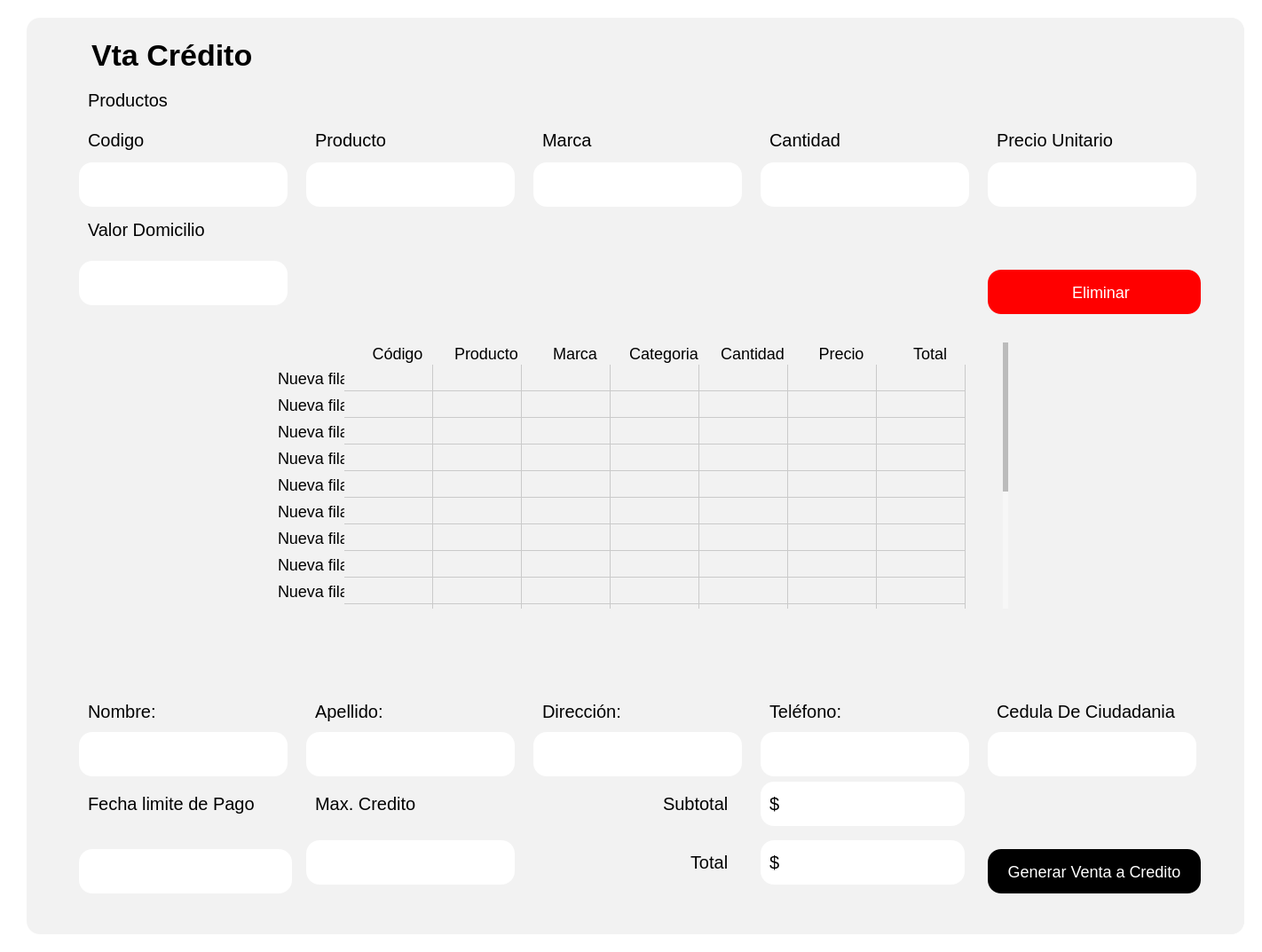
<?xml version="1.0" encoding="UTF-8"?>
<ui version="4.0">
 <class>Form</class>
 <widget class="QWidget" name="Form">
  <property name="geometry">
   <rect>
    <x>0</x>
    <y>0</y>
    <width>1422</width>
    <height>1073</height>
   </rect>
  </property>
  <property name="windowTitle">
   <string>Form</string>
  </property>
  <property name="styleSheet">
   <string notr="true">background-color: rgb(255, 255, 255);
</string>
  </property>
  <layout class="QHBoxLayout" name="horizontalLayout">
   <item>
    <widget class="QWidget" name="Contenedor" native="true">
     <property name="styleSheet">
      <string notr="true">
QPushButton {
    background-color: black; /* Fondo blanco */
    border: none; /* Sin borde ni decoración inicial */
    color:  white; /* Color del texto */
    border-radius: 15px; /* Bordes circulares */
    padding: 5px 10px; /* Espaciado interno para mejor apariencia */
	height: 40px; /* Altura del botón */
    text-align: center; /* Alinea el texto del botón a la izquierda */
    font-size: 18px; /* Tamaño de fuente */
	margin-top:20px;
}

QPushButton:hover {
    background-color: rgb(106, 106, 106); /* Gris claro al pasar el mouse */
    cursor: pointer; /* Cursor de mano al pasar sobre el botón */
}

QToolButton {
    background-color: white; /* Fondo blanco */
    border: none; /* Sin borde ni decoración inicial */
    color:  rgb(50, 50, 50); /* Color del texto */
    border-radius: 15px; /* Bordes circulares */
    padding: 5px 10px; /* Espaciado interno para mejor apariencia */
	height: 40px; /* Altura del botón */
    text-align: left; /* Alinea el texto del botón a la izquierda */
    font-size: 18px; /* Tamaño de fuente */
    cursor: pointer;
}

QToolButton:hover {
    background-color: #f2f2f2; /* Gris claro al pasar el mouse */
    cursor: pointer;
}
QLineEdit {
    background-color: rgb(255, 255, 255); /* Fondo blanco */
    border: none; /* Sin bordes visibles */
    padding: 4px; /* Espaciado interno entre el texto y los bordes */
    margin-right: 5px; /* Espaciado externo solo a la derecha */
    border-radius: 10px; /* Bordes redondeados */
    color: black; /* Texto negro */
    text-align: left; /* Texto alineado a la izquierda */
    font-size: 18px; /* Tamaño del texto */
}

/* Cuando el QLineEdit está enfocado (se está escribiendo) */
QLineEdit:focus {
    background-color: rgb(230, 230, 250); /* Color de fondo cuando el campo está activo */
    border: 1px solid rgb(0, 0, 0); /* Borde negro al estar activo */
}

QLabel {
    font-size: 20px; /* Tamaño de fuente */
    color:  black; /* Color del texto */
    margin-right: 10px; /* Espaciado a la derecha */
    padding: 5px; /* Espaciado interno */
    text-align: left; /* Alineación del texto a la izquierda */
}
QTableWidget {
    border: none;
    background-color: #ffffff; /* Fondo blanco para la tabla */
    box-shadow: 0 4px 8px rgba(0, 0, 0, 0.1); /* Sombra suave alrededor de la tabla */
}

QTableWidget::item {
    background-color: #f2f2f2; 
    border: none; 
    transition: background-color 0.3s ease; /* Suavizado de transición de color de fondo */
    pointer-events: none; /* Desactiva la interacción con las celdas (como editar) */
}

QTableWidget::item:selected {
    background-color: #aad4ff; /* Color azul claro para celdas seleccionadas */
    color: black; /* Texto negro para celdas seleccionadas */
}

QTableWidget::item:hover {
    background-color: #e6e6e6; /* Color de fondo al pasar el cursor sobre las celdas */
}

QHeaderView::section {
    border: none; 
    background-color: #f2f2f2; 
    font-weight: normal; /* No negritas */
    text-align: center; /* Centrado del texto en los encabezados */
    box-shadow: 0 2px 4px rgba(0, 0, 0, 0.1); /* Sombra suave para los encabezados */
}

QHeaderView::section:focus {
    background-color: #f2f2f2; /* Sin color de fondo cuando está en foco */
    border: none; /* Sin borde cuando está en foco */
}

QTableWidget::item:focus {
    border: none; /* Sin borde cuando las celdas tienen el foco */
    background-color: #f2f2f2; /* Mantener el fondo sin color azul */
}

QTableCornerButton::section {
    background-color: #f2f2f2; 
    border: none; 
}

QTableWidget::verticalHeader {
    background-color: #f2f2f2;
    border: none;
    font-weight: normal; /* No negritas */
}

QTableWidget::item:hover {
    background-color: #e6e6e6; /* Color de fondo al pasar el cursor sobre las celdas */
}

/* Personalización de la barra de desplazamiento */
QScrollBar:vertical {
    border: none;
    background: #f7f7f7; /* Fondo de la barra */
    width: 8px; /* Barra más delgada */
    border-radius: 4px; /* Bordes más redondeados */
}

QScrollBar::handle:vertical {
    background: #bbb; /* Fondo del control deslizante */
    min-height: 20px; /* Control deslizante más delgado */
    border-radius: 4px; /* Bordes redondeados */
    transition: background-color 0.3s ease; /* Transición suave para el cambio de color */
}

QScrollBar::handle:vertical:hover {
    background: #888; /* Color más oscuro cuando el control deslizante está siendo desplazado */
}

QScrollBar::add-line:vertical, QScrollBar::sub-line:vertical {
    border: none;
    background: #f2f2f2; /* Fondo para los botones de la barra */
    height: 0px; /* Sin altura para los botones */
}

QScrollBar:horizontal {
    border: none;
    background: #f7f7f7; /* Fondo de la barra */
    height: 8px; /* Barra más delgada */
    border-radius: 4px; /* Bordes más redondeados */
}

QScrollBar::handle:horizontal {
    background: #bbb; /* Fondo del control deslizante */
    min-width: 20px; /* Control deslizante más delgado */
    border-radius: 4px; /* Bordes redondeados */
    transition: background-color 0.3s ease; /* Transición suave para el cambio de color */
}

QScrollBar::handle:horizontal:hover {
    background: #888; /* Color más oscuro cuando el control deslizante está siendo desplazado */
}

QScrollBar::add-line:horizontal, QScrollBar::sub-line:horizontal {
    border: none;
    background: #f2f2f2; /* Fondo para los botones de la barra */
    width: 0px; /* Sin ancho para los botones */
}


</string>
     </property>
     <layout class="QHBoxLayout" name="horizontalLayout_2">
      <item>
       <widget class="QStackedWidget" name="Contenido">
        <property name="styleSheet">
         <string notr="true">margin-left:10px;
border-radius:15px;
background-color: #f2f2f2; 
</string>
        </property>
        <widget class="QWidget" name="ContenidoPage1">
         <layout class="QVBoxLayout" name="verticalLayout_2">
          <item>
           <widget class="QWidget" name="widget_3" native="true">
            <property name="styleSheet">
             <string notr="true"/>
            </property>
            <layout class="QGridLayout" name="gridLayout">
             <item row="0" column="0">
              <layout class="QGridLayout" name="gridLayout_2">
               <item row="2" column="0">
                <widget class="QLabel" name="label_3">
                 <property name="text">
                  <string>Codigo</string>
                 </property>
                </widget>
               </item>
               <item row="3" column="3">
                <widget class="QLineEdit" name="InputMarca">
                 <property name="sizePolicy">
                  <sizepolicy hsizetype="Fixed" vsizetype="Fixed">
                   <horstretch>0</horstretch>
                   <verstretch>0</verstretch>
                  </sizepolicy>
                 </property>
                 <property name="minimumSize">
                  <size>
                   <width>250</width>
                   <height>50</height>
                  </size>
                 </property>
                 <property name="maximumSize">
                  <size>
                   <width>250</width>
                   <height>50</height>
                  </size>
                 </property>
                 <property name="styleSheet">
                  <string notr="true">background-color: rgb(255, 255, 255);</string>
                 </property>
                </widget>
               </item>
               <item row="4" column="0">
                <widget class="QLabel" name="label_8">
                 <property name="text">
                  <string>Valor Domicilio</string>
                 </property>
                </widget>
               </item>
               <item row="1" column="0">
                <widget class="QLabel" name="label_30">
                 <property name="text">
                  <string>Productos</string>
                 </property>
                </widget>
               </item>
               <item row="0" column="0" alignment="Qt::AlignLeft">
                <widget class="QLabel" name="LabelVentasA">
                 <property name="styleSheet">
                  <string notr="true">#LabelVentasA {
    font-weight: bold; /* Negrita */
    font-size: 34px; /* Tamaño de fuente */
}
</string>
                 </property>
                 <property name="text">
                  <string>Vta Crédito</string>
                 </property>
                </widget>
               </item>
               <item row="2" column="3">
                <widget class="QLabel" name="label_6">
                 <property name="text">
                  <string>Marca</string>
                 </property>
                </widget>
               </item>
               <item row="5" column="6">
                <widget class="QPushButton" name="BtnEliminar">
                 <property name="styleSheet">
                  <string notr="true">
QPushButton {
    background-color: red; /* Fondo blanco */
    border: none; /* Sin borde ni decoración inicial */
    color:  white; /* Color del texto */
    border-radius: 15px; /* Bordes circulares */
    padding: 5px 10px; /* Espaciado interno para mejor apariencia */
	height: 40px; /* Altura del botón */
    text-align: center; /* Alinea el texto del botón a la izquierda */
    font-size: 18px; /* Tamaño de fuente */
	margin-top:20px;
    cursor: pointer; /* Cursor de mano al pasar sobre el botón */
}

QPushButton:hover {
    background-color: rgb(106, 106, 106); /* Gris claro al pasar el mouse */
    cursor: pointer; /* Cursor de mano al pasar sobre el botón */
}</string>
                 </property>
                 <property name="text">
                  <string>   Eliminar</string>
                 </property>
                 <property name="icon">
                  <iconset>
                   <normaloff>../../assets/iconos/eliminar.png</normaloff>../../assets/iconos/eliminar.png</iconset>
                 </property>
                 <property name="iconSize">
                  <size>
                   <width>30</width>
                   <height>30</height>
                  </size>
                 </property>
                </widget>
               </item>
               <item row="5" column="0">
                <widget class="QLineEdit" name="InputDomicilio">
                 <property name="sizePolicy">
                  <sizepolicy hsizetype="Fixed" vsizetype="Fixed">
                   <horstretch>0</horstretch>
                   <verstretch>0</verstretch>
                  </sizepolicy>
                 </property>
                 <property name="minimumSize">
                  <size>
                   <width>250</width>
                   <height>50</height>
                  </size>
                 </property>
                 <property name="maximumSize">
                  <size>
                   <width>250</width>
                   <height>50</height>
                  </size>
                 </property>
                 <property name="styleSheet">
                  <string notr="true">background-color: rgb(255, 255, 255);</string>
                 </property>
                </widget>
               </item>
               <item row="2" column="4">
                <widget class="QLabel" name="label_7">
                 <property name="text">
                  <string>Cantidad</string>
                 </property>
                </widget>
               </item>
               <item row="3" column="2">
                <widget class="QLineEdit" name="InputNombre">
                 <property name="sizePolicy">
                  <sizepolicy hsizetype="Fixed" vsizetype="Fixed">
                   <horstretch>0</horstretch>
                   <verstretch>0</verstretch>
                  </sizepolicy>
                 </property>
                 <property name="minimumSize">
                  <size>
                   <width>250</width>
                   <height>50</height>
                  </size>
                 </property>
                 <property name="maximumSize">
                  <size>
                   <width>250</width>
                   <height>50</height>
                  </size>
                 </property>
                 <property name="styleSheet">
                  <string notr="true">background-color: rgb(255, 255, 255);</string>
                 </property>
                </widget>
               </item>
               <item row="2" column="6">
                <widget class="QLabel" name="label">
                 <property name="text">
                  <string>Precio Unitario</string>
                 </property>
                </widget>
               </item>
               <item row="3" column="4">
                <widget class="QLineEdit" name="InputCantidad">
                 <property name="sizePolicy">
                  <sizepolicy hsizetype="Fixed" vsizetype="Fixed">
                   <horstretch>0</horstretch>
                   <verstretch>0</verstretch>
                  </sizepolicy>
                 </property>
                 <property name="minimumSize">
                  <size>
                   <width>250</width>
                   <height>50</height>
                  </size>
                 </property>
                 <property name="maximumSize">
                  <size>
                   <width>250</width>
                   <height>50</height>
                  </size>
                 </property>
                 <property name="styleSheet">
                  <string notr="true">background-color: rgb(255, 255, 255);</string>
                 </property>
                </widget>
               </item>
               <item row="3" column="6">
                <widget class="QLineEdit" name="InputPrecioUnitario">
                 <property name="sizePolicy">
                  <sizepolicy hsizetype="Fixed" vsizetype="Fixed">
                   <horstretch>0</horstretch>
                   <verstretch>0</verstretch>
                  </sizepolicy>
                 </property>
                 <property name="minimumSize">
                  <size>
                   <width>250</width>
                   <height>50</height>
                  </size>
                 </property>
                 <property name="maximumSize">
                  <size>
                   <width>250</width>
                   <height>50</height>
                  </size>
                 </property>
                 <property name="styleSheet">
                  <string notr="true">background-color: rgb(255, 255, 255);</string>
                 </property>
                </widget>
               </item>
               <item row="3" column="0">
                <widget class="QLineEdit" name="InputCodigo">
                 <property name="sizePolicy">
                  <sizepolicy hsizetype="Fixed" vsizetype="Fixed">
                   <horstretch>0</horstretch>
                   <verstretch>0</verstretch>
                  </sizepolicy>
                 </property>
                 <property name="minimumSize">
                  <size>
                   <width>250</width>
                   <height>50</height>
                  </size>
                 </property>
                 <property name="maximumSize">
                  <size>
                   <width>250</width>
                   <height>50</height>
                  </size>
                 </property>
                 <property name="styleSheet">
                  <string notr="true">background-color: rgb(255, 255, 255);</string>
                 </property>
                </widget>
               </item>
               <item row="2" column="2">
                <widget class="QLabel" name="label_5">
                 <property name="text">
                  <string>Producto</string>
                 </property>
                </widget>
               </item>
              </layout>
             </item>
            </layout>
           </widget>
          </item>
          <item>
           <widget class="QWidget" name="widget" native="true">
            <property name="styleSheet">
             <string notr="true"/>
            </property>
            <layout class="QVBoxLayout" name="verticalLayout_3">
             <item alignment="Qt::AlignHCenter|Qt::AlignVCenter">
              <widget class="QTableWidget" name="TablaVentasCredito">
               <property name="sizePolicy">
                <sizepolicy hsizetype="Fixed" vsizetype="Fixed">
                 <horstretch>0</horstretch>
                 <verstretch>0</verstretch>
                </sizepolicy>
               </property>
               <property name="minimumSize">
                <size>
                 <width>845</width>
                 <height>300</height>
                </size>
               </property>
               <property name="font">
                <font>
                 <family>MS Shell Dlg 2</family>
                 <pointsize>11</pointsize>
                 <weight>75</weight>
                 <bold>true</bold>
                </font>
               </property>
               <property name="styleSheet">
                <string notr="true">
QTableWidget {
    border: none;
    box-shadow: 0 4px 8px rgba(0, 0, 0, 0.1); /* Sombra suave alrededor de la tabla */
}

QTableWidget::item {
    background-color: #f2f2f2; 
    border: none; 
    font-size: 18px; /* Tamaño de letra */
    transition: background-color 0.3s ease; /* Suavizado de transición de color de fondo */
    pointer-events: none; /* Desactiva la interacción con las celdas (como editar) */
}

QTableWidget::item:selected {
    background-color: #aad4ff; /* Color azul claro para celdas seleccionadas */
    color: black; /* Texto negro para celdas seleccionadas */
}

QTableWidget::item:hover {
    background-color: #e6e6e6; /* Color de fondo al pasar el cursor sobre las celdas */
}

QHeaderView::section {
    border: none; 
    background-color: #f2f2f2; 
    font-size: 18px; /* Tamaño de letra */
    font-weight: normal; /* No negritas */
    text-align: center; /* Centrado del texto en los encabezados */
    box-shadow: 0 2px 4px rgba(0, 0, 0, 0.1); /* Sombra suave para los encabezados */
}

QHeaderView::section:focus {
    background-color: #f2f2f2; /* Sin color de fondo cuando está en foco */
    border: none; /* Sin borde cuando está en foco */
}

QTableWidget::item:focus {
    border: none; /* Sin borde cuando las celdas tienen el foco */
    background-color: #f2f2f2; /* Mantener el fondo sin color azul */
}

QTableCornerButton::section {
    background-color: #f2f2f2; 
    border: none; 
}

QTableWidget::verticalHeader {
    background-color: #f2f2f2;
    font-size: 23px;
    border: none;
    font-weight: normal; /* No negritas */
}

QTableWidget::item:hover {
    background-color: #e6e6e6; /* Color de fondo al pasar el cursor sobre las celdas */
}
/* Personalización de la barra de desplazamiento */
QScrollBar:vertical {
    border: none;
    background: #f7f7f7; /* Fondo de la barra */
    width: 8px; /* Barra más delgada */
    border-radius: 4px; /* Bordes más redondeados */
    margin: 0px 2px 0px 0px; /* Un pequeño margen para el desplazamiento */
}

QScrollBar::handle:vertical {
    background: #bbb; /* Fondo del control deslizante */
    min-height: 20px; /* Control deslizante más delgado */
    border-radius: 4px; /* Bordes redondeados */
    transition: background-color 0.3s ease; /* Transición suave para el cambio de color */
}

QScrollBar::handle:vertical:hover {
    background: #888; /* Color más oscuro cuando el control deslizante está siendo desplazado */
}

QScrollBar::add-line:vertical, QScrollBar::sub-line:vertical {
    border: none;
    background: #f2f2f2; /* Fondo para los botones de la barra */
    height: 0px; /* Sin altura para los botones */
}

QScrollBar:horizontal {
    border: none;
    background: #f7f7f7; /* Fondo de la barra */
    height: 8px; /* Barra más delgada */
    border-radius: 4px; /* Bordes más redondeados */
    margin: 0px 0px 2px 0px; /* Un pequeño margen para el desplazamiento */
}

QScrollBar::handle:horizontal {
    background: #bbb; /* Fondo del control deslizante */
    min-width: 20px; /* Control deslizante más delgado */
    border-radius: 4px; /* Bordes redondeados */
    transition: background-color 0.3s ease; /* Transición suave para el cambio de color */
}

QScrollBar::handle:horizontal:hover {
    background: #888; /* Color más oscuro cuando el control deslizante está siendo desplazado */
}
</string>
               </property>
               <row>
                <property name="text">
                 <string>Nueva fila</string>
                </property>
               </row>
               <row>
                <property name="text">
                 <string>Nueva fila</string>
                </property>
               </row>
               <row>
                <property name="text">
                 <string>Nueva fila</string>
                </property>
               </row>
               <row>
                <property name="text">
                 <string>Nueva fila</string>
                </property>
               </row>
               <row>
                <property name="text">
                 <string>Nueva fila</string>
                </property>
               </row>
               <row>
                <property name="text">
                 <string>Nueva fila</string>
                </property>
               </row>
               <row>
                <property name="text">
                 <string>Nueva fila</string>
                </property>
               </row>
               <row>
                <property name="text">
                 <string>Nueva fila</string>
                </property>
               </row>
               <row>
                <property name="text">
                 <string>Nueva fila</string>
                </property>
               </row>
               <row>
                <property name="text">
                 <string>Nueva fila</string>
                </property>
               </row>
               <row>
                <property name="text">
                 <string>Nueva fila</string>
                </property>
               </row>
               <row>
                <property name="text">
                 <string>Nueva fila</string>
                </property>
               </row>
               <row>
                <property name="text">
                 <string>Nueva fila</string>
                </property>
               </row>
               <row>
                <property name="text">
                 <string>Nueva fila</string>
                </property>
               </row>
               <row>
                <property name="text">
                 <string>New Row</string>
                </property>
               </row>
               <row>
                <property name="text">
                 <string>New Row</string>
                </property>
               </row>
               <column>
                <property name="text">
                 <string>Código</string>
                </property>
                <property name="font">
                 <font>
                  <kerning>false</kerning>
                 </font>
                </property>
                <property name="textAlignment">
                 <set>AlignCenter</set>
                </property>
               </column>
               <column>
                <property name="text">
                 <string>Producto</string>
                </property>
                <property name="textAlignment">
                 <set>AlignCenter</set>
                </property>
               </column>
               <column>
                <property name="text">
                 <string>Marca</string>
                </property>
                <property name="textAlignment">
                 <set>AlignCenter</set>
                </property>
               </column>
               <column>
                <property name="text">
                 <string>Categoria</string>
                </property>
                <property name="textAlignment">
                 <set>AlignCenter</set>
                </property>
               </column>
               <column>
                <property name="text">
                 <string>Cantidad</string>
                </property>
                <property name="textAlignment">
                 <set>AlignCenter</set>
                </property>
               </column>
               <column>
                <property name="text">
                 <string>Precio</string>
                </property>
                <property name="textAlignment">
                 <set>AlignCenter</set>
                </property>
               </column>
               <column>
                <property name="text">
                 <string>Total</string>
                </property>
                <property name="textAlignment">
                 <set>AlignCenter</set>
                </property>
               </column>
              </widget>
             </item>
            </layout>
           </widget>
          </item>
          <item alignment="Qt::AlignHCenter|Qt::AlignVCenter">
           <widget class="QWidget" name="widget_4" native="true">
            <property name="styleSheet">
             <string notr="true"/>
            </property>
            <layout class="QGridLayout" name="gridLayout_3">
             <item row="0" column="0">
              <layout class="QGridLayout" name="gridLayout_4">
               <item row="2" column="3">
                <widget class="QLineEdit" name="InputTelefonoCli">
                 <property name="sizePolicy">
                  <sizepolicy hsizetype="Fixed" vsizetype="Fixed">
                   <horstretch>0</horstretch>
                   <verstretch>0</verstretch>
                  </sizepolicy>
                 </property>
                 <property name="minimumSize">
                  <size>
                   <width>250</width>
                   <height>50</height>
                  </size>
                 </property>
                 <property name="maximumSize">
                  <size>
                   <width>250</width>
                   <height>50</height>
                  </size>
                 </property>
                 <property name="styleSheet">
                  <string notr="true">background-color: rgb(255, 255, 255);</string>
                 </property>
                </widget>
               </item>
               <item row="2" column="2">
                <widget class="QLineEdit" name="InputDireccion">
                 <property name="sizePolicy">
                  <sizepolicy hsizetype="Fixed" vsizetype="Fixed">
                   <horstretch>0</horstretch>
                   <verstretch>0</verstretch>
                  </sizepolicy>
                 </property>
                 <property name="minimumSize">
                  <size>
                   <width>250</width>
                   <height>50</height>
                  </size>
                 </property>
                 <property name="maximumSize">
                  <size>
                   <width>250</width>
                   <height>50</height>
                  </size>
                 </property>
                 <property name="styleSheet">
                  <string notr="true">background-color: rgb(255, 255, 255);</string>
                 </property>
                </widget>
               </item>
               <item row="4" column="3">
                <widget class="QLabel" name="LabelTotal">
                 <property name="sizePolicy">
                  <sizepolicy hsizetype="Fixed" vsizetype="Fixed">
                   <horstretch>0</horstretch>
                   <verstretch>0</verstretch>
                  </sizepolicy>
                 </property>
                 <property name="minimumSize">
                  <size>
                   <width>250</width>
                   <height>50</height>
                  </size>
                 </property>
                 <property name="maximumSize">
                  <size>
                   <width>250</width>
                   <height>50</height>
                  </size>
                 </property>
                 <property name="cursor">
                  <cursorShape>IBeamCursor</cursorShape>
                 </property>
                 <property name="styleSheet">
                  <string notr="true">background-color: rgb(255, 255, 255);</string>
                 </property>
                 <property name="text">
                  <string>$</string>
                 </property>
                </widget>
               </item>
               <item row="3" column="3">
                <widget class="QLabel" name="LabelSubtotal">
                 <property name="sizePolicy">
                  <sizepolicy hsizetype="Fixed" vsizetype="Fixed">
                   <horstretch>0</horstretch>
                   <verstretch>0</verstretch>
                  </sizepolicy>
                 </property>
                 <property name="minimumSize">
                  <size>
                   <width>250</width>
                   <height>50</height>
                  </size>
                 </property>
                 <property name="maximumSize">
                  <size>
                   <width>250</width>
                   <height>50</height>
                  </size>
                 </property>
                 <property name="cursor">
                  <cursorShape>IBeamCursor</cursorShape>
                 </property>
                 <property name="styleSheet">
                  <string notr="true">background-color: rgb(255, 255, 255);</string>
                 </property>
                 <property name="text">
                  <string>$</string>
                 </property>
                </widget>
               </item>
               <item row="1" column="0">
                <widget class="QLabel" name="label_4">
                 <property name="text">
                  <string>Nombre:</string>
                 </property>
                </widget>
               </item>
               <item row="4" column="2" alignment="Qt::AlignRight">
                <widget class="QLabel" name="label_15">
                 <property name="text">
                  <string>Total</string>
                 </property>
                </widget>
               </item>
               <item row="0" column="0">
                <widget class="QLabel" name="label_31">
                 <property name="text">
                  <string/>
                 </property>
                </widget>
               </item>
               <item row="2" column="5">
                <widget class="QLineEdit" name="InputCedula">
                 <property name="sizePolicy">
                  <sizepolicy hsizetype="Fixed" vsizetype="Fixed">
                   <horstretch>0</horstretch>
                   <verstretch>0</verstretch>
                  </sizepolicy>
                 </property>
                 <property name="minimumSize">
                  <size>
                   <width>250</width>
                   <height>50</height>
                  </size>
                 </property>
                 <property name="maximumSize">
                  <size>
                   <width>250</width>
                   <height>50</height>
                  </size>
                 </property>
                 <property name="styleSheet">
                  <string notr="true">background-color: rgb(255, 255, 255);</string>
                 </property>
                </widget>
               </item>
               <item row="2" column="0">
                <widget class="QLineEdit" name="InputNombreCli">
                 <property name="sizePolicy">
                  <sizepolicy hsizetype="Fixed" vsizetype="Fixed">
                   <horstretch>0</horstretch>
                   <verstretch>0</verstretch>
                  </sizepolicy>
                 </property>
                 <property name="minimumSize">
                  <size>
                   <width>250</width>
                   <height>50</height>
                  </size>
                 </property>
                 <property name="maximumSize">
                  <size>
                   <width>250</width>
                   <height>50</height>
                  </size>
                 </property>
                 <property name="styleSheet">
                  <string notr="true">background-color: rgb(255, 255, 255);</string>
                 </property>
                </widget>
               </item>
               <item row="1" column="5">
                <widget class="QLabel" name="label_2">
                 <property name="text">
                  <string>Cedula De Ciudadania</string>
                 </property>
                </widget>
               </item>
               <item row="3" column="1">
                <widget class="QLabel" name="label_13">
                 <property name="text">
                  <string>Max. Credito</string>
                 </property>
                </widget>
               </item>
               <item row="3" column="2" alignment="Qt::AlignRight">
                <widget class="QLabel" name="label_14">
                 <property name="text">
                  <string>Subtotal</string>
                 </property>
                </widget>
               </item>
               <item row="3" column="0">
                <widget class="QLabel" name="label_12">
                 <property name="text">
                  <string>Fecha limite de Pago</string>
                 </property>
                </widget>
               </item>
               <item row="1" column="1">
                <widget class="QLabel" name="label_10">
                 <property name="text">
                  <string>Apellido:</string>
                 </property>
                </widget>
               </item>
               <item row="4" column="5">
                <widget class="QPushButton" name="BtnGenerarVentaCredito">
                 <property name="cursor">
                  <cursorShape>PointingHandCursor</cursorShape>
                 </property>
                 <property name="styleSheet">
                  <string notr="true">
QPushButton {
    background-color: black; /* Fondo blanco */
    border: none; /* Sin borde ni decoración inicial */
    color:  white; /* Color del texto */
    border-radius: 15px; /* Bordes circulares */
    padding: 5px 10px; /* Espaciado interno para mejor apariencia */
	height: 40px; /* Altura del botón */
    text-align: center; /* Alinea el texto del botón a la izquierda */
    font-size: 18px; /* Tamaño de fuente */
	margin-top:20px;
}

QPushButton:hover {
    background-color: rgb(106, 106, 106); /* Gris claro al pasar el mouse */
    cursor: pointer; /* Cursor de mano al pasar sobre el botón */
}</string>
                 </property>
                 <property name="text">
                  <string>Generar Venta a Credito</string>
                 </property>
                </widget>
               </item>
               <item row="4" column="1">
                <widget class="QLineEdit" name="InputMaxCredito">
                 <property name="sizePolicy">
                  <sizepolicy hsizetype="Fixed" vsizetype="Fixed">
                   <horstretch>0</horstretch>
                   <verstretch>0</verstretch>
                  </sizepolicy>
                 </property>
                 <property name="minimumSize">
                  <size>
                   <width>250</width>
                   <height>50</height>
                  </size>
                 </property>
                 <property name="maximumSize">
                  <size>
                   <width>250</width>
                   <height>50</height>
                  </size>
                 </property>
                 <property name="styleSheet">
                  <string notr="true">background-color: rgb(255, 255, 255);</string>
                 </property>
                </widget>
               </item>
               <item row="1" column="3">
                <widget class="QLabel" name="label_11">
                 <property name="text">
                  <string>Teléfono:</string>
                 </property>
                </widget>
               </item>
               <item row="2" column="1">
                <widget class="QLineEdit" name="InputApellidoCli">
                 <property name="sizePolicy">
                  <sizepolicy hsizetype="Fixed" vsizetype="Fixed">
                   <horstretch>0</horstretch>
                   <verstretch>0</verstretch>
                  </sizepolicy>
                 </property>
                 <property name="minimumSize">
                  <size>
                   <width>250</width>
                   <height>50</height>
                  </size>
                 </property>
                 <property name="maximumSize">
                  <size>
                   <width>250</width>
                   <height>50</height>
                  </size>
                 </property>
                 <property name="styleSheet">
                  <string notr="true">background-color: rgb(255, 255, 255);</string>
                 </property>
                </widget>
               </item>
               <item row="1" column="2">
                <widget class="QLabel" name="label_9">
                 <property name="text">
                  <string>Dirección:</string>
                 </property>
                </widget>
               </item>
               <item row="4" column="0">
                <widget class="QComboBox" name="LimitePagoBox">
                 <property name="sizePolicy">
                  <sizepolicy hsizetype="Fixed" vsizetype="Fixed">
                   <horstretch>0</horstretch>
                   <verstretch>0</verstretch>
                  </sizepolicy>
                 </property>
                 <property name="minimumSize">
                  <size>
                   <width>250</width>
                   <height>50</height>
                  </size>
                 </property>
                 <property name="styleSheet">
                  <string notr="true">QComboBox {
    background-color: white; /* Fondo blanco */
    border: none; /* Sin borde */
    color: black; /* Color del texto */
    border-radius: 15px; /* Bordes redondeados */
    padding: 5px 10px; /* Espaciado interno */
    font-size: 18px; /* Tamaño de fuente */
    height: 40px; /* Altura del combo box */
    margin-top: 20px; /* Espaciado superior */
}

QComboBox::drop-down {
    background-color: transparent; /* Fondo transparente */
    border: none; /* Sin borde */
    width: 20px; /* Tamaño del botón */
    /* No se define la flecha, por lo que se elimina */
}

QComboBox:hover {
    cursor: pointer; /* Cursor de mano */
}

QComboBox QAbstractItemView {
    background-color: white; /* Fondo del menú desplegable */
    border: none; /* Sin borde */
    color: black; /* Color del texto en las opciones */
    selection-background-color: rgb(106, 106, 106); /* Fondo gris claro al seleccionar */
    selection-color: white; /* Texto blanco al seleccionar */
    border-radius: 10px; /* Bordes redondeados */
}

</string>
                 </property>
                </widget>
               </item>
              </layout>
             </item>
            </layout>
           </widget>
          </item>
         </layout>
        </widget>
       </widget>
      </item>
     </layout>
    </widget>
   </item>
  </layout>
 </widget>
 <resources/>
 <connections/>
</ui>
